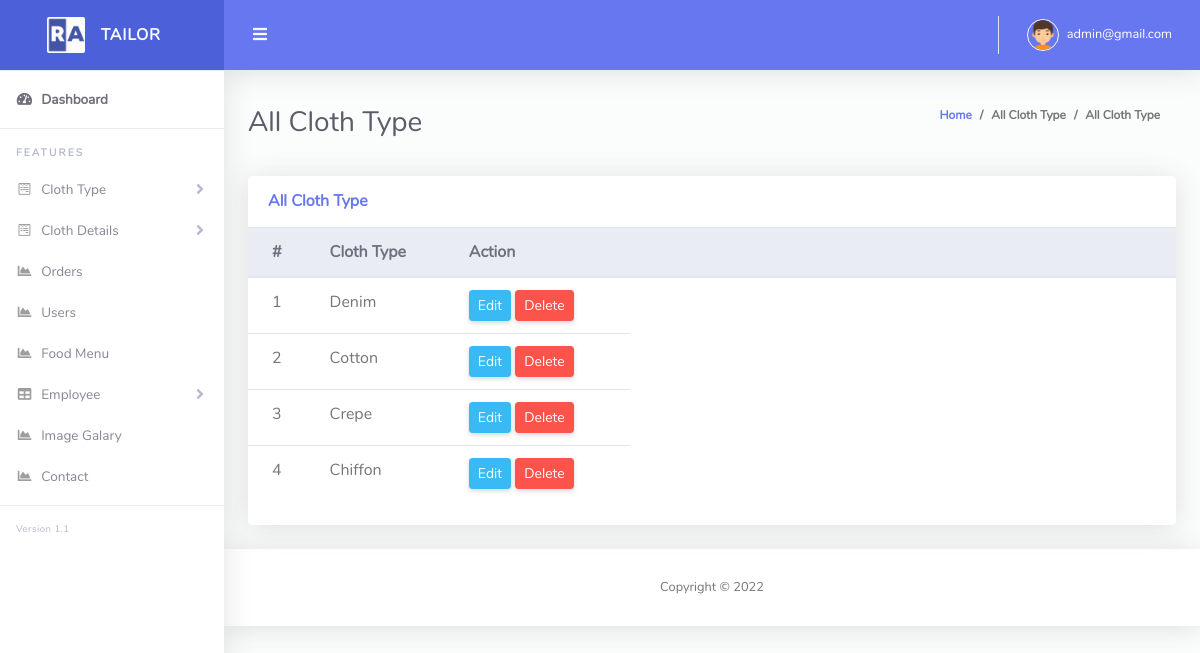
/admin/typelist.php (signed in), run on the app's committed database.
### tables this page shows
CREATE TABLE `cloth_type` (
  `id` int(11) NOT NULL,
  `name` varchar(255) NOT NULL
);

### Classes/DB.php (called while the page is built, shortened)
<?php
class DB
{
    public function connect(){
        $this->conn = new mysqli("localhost","root","","tailor_shop");
        if ($this->conn->connect_error) {
          die("Connection failed: " . $this->conn->connect_error);
        }
        else{
            return $msg =  "connected";
        }
    }
}
?>

### Classes/ClothClass.php (called while the page is built, shortened)
<?php
include_once 'db.php';
class ClothClass extends DB
{
    public function viewType(){
        $query = "SELECT * FROM cloth_type order by id desc";
        $result = $this->conn->query($query);
        return $result;
    }
}
?>

### admin/typelist.php (the view, shortened to what this page needs)
<?php include 'layouts/header.php'; ?>
<div class="container-fluid" id="container-wrapper">
    <div class="d-sm-flex align-items-center justify-content-between mb-4">
    <h1 class="h3 mb-0 text-gray-800">All Cloth Type</h1>
    <ol class="breadcrumb">
        <li class="breadcrumb-item"><a href="./">Home</a></li>
        <li class="breadcrumb-item">All Cloth Type</li>
        <li class="breadcrumb-item active" aria-current="page">All Cloth Type</li>
    </ol>
    </div>
    <div class="row">
        <div class="col-lg-12 mb-4">
            <div class="card">
            <div class="card-header py-3 d-flex flex-row align-items-center justify-content-between">
                <h6 class="m-0 font-weight-bold text-primary">All Cloth Type</h6>
            </div>
            <div class="table-responsive">
                <table class="table align-items-center table-flush">
                <thead class="thead-light">
                    <tr>
                        <th width="5%">#</th>
                        <th width="15%">Cloth Type</th>
                        <th width="20%">Action</th>
                        <th></th>
                    </tr>
                </thead>
                <tbody>
                    <?php
                        $i = 0;
                        $view = $cloth->viewType();
                        foreach($view as $value){
                    ?>
                    <tr>
                        <td><?php echo $i+=1; ?></td>
                        <td><?php echo $value['name']; ?></td>
                        <?php  if ($role==0) { ?>
                        <td>
                            <a href="edit_type.php?typeid=<?php echo $value['id'] ;?>" class="btn btn-sm btn-info">Edit</a>
                            <a onclick="return confirm('Are you sure to Delete?');" href="?deltype=<?php echo $value['id'] ;?>" class="btn btn-sm btn-danger">Delete</a>
                        </td>
                        <?php } ?>
                    </tr>
                    <?php } ?>
                </tbody>
                </table>
            </div>
            <div class="card-footer"></div>
            </div>
        </div>
    </div>
</div>
<?php include 'layouts/footer.php';?>

### data on the page
cloth_type: i "1", name "Denim"
cloth_type: i "2", name "Cotton"
cloth_type: i "3", name "Crepe"
cloth_type: i "4", name "Chiffon"

### other printed values
$_SESSION['email'] "admin@gmail.com"
